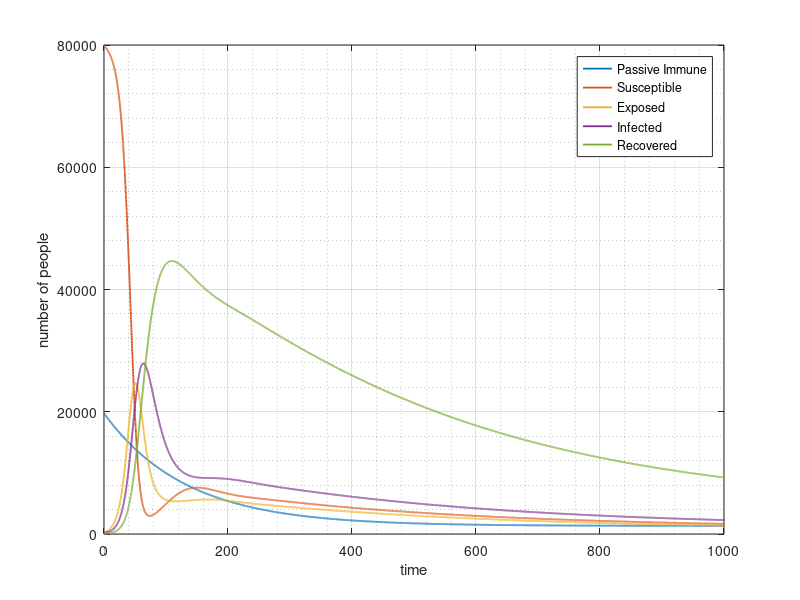

This figure's MATLAB source:
close all;
clear all;

total = 2500; % no of days
dt = 0.1; % time step
N = 100000; % initial population

mu1 = 0.002; % natural death of uninfected
mu2 = 0.004; % death of infected
beta = 0.5; % susceptible to exposed
epsilon = 1 / 12; % exposed to infected 
gamma = 1 / 21; % infected to recovered 
delta =  1 / 180; % immune to susceptible
rho = 1 / 90; % recovered to susceptible
B = 10; % birth per day

iter = total / dt + 1;  % number of iterations

t = zeros(iter, 1);
M = zeros(iter, 1); %passive immune
S = zeros(iter, 1); %susceptible
E = zeros(iter, 1); %Exposed
I = zeros(iter, 1); %infected
R = zeros(iter, 1); %recovered
D = zeros(iter, 1); %dead

S(1) = 0.8 * N; 
I(1) = 270;
M(1) = N - S(1) - I(1);


for i = 2 : iter
    N = M(i - 1) + S(i - 1) + E(i - 1) + I(i - 1) + R(i - 1);
    M(i) = M(i - 1) + dt * (B - (delta + mu1) * M(i - 1));
    S(i) = S(i - 1) + dt * (B - mu1 * S(i - 1) + delta * M(i - 1) - ((beta * S(i - 1) * I(i - 1)) / N )+ rho * R(i - 1));
    E(i) = E(i - 1) + dt * ( ((beta * S(i - 1) * I(i - 1)) / N) - (epsilon + mu2) * E(i - 1));
    I(i) = I(i - 1) + dt * (epsilon * E(i - 1) - (gamma + mu2) * I(i - 1));
    R(i) = R(i - 1) + dt * (gamma * I(i - 1) - (rho + mu1) * R(i - 1));
    D(i) = D(i - 1) + dt * (mu1* M(i-1)) + (mu1*S(i-1))+ (mu1*R(i-1)) + (mu2 * (E(i-1)+I(i-1)));
    t(i) = t(i - 1) + dt;
end

plot(t, M, 'Linewidth', 1.3);
hold on
plot(t, S, 'Linewidth', 1.3);
hold on
plot(t, E, 'Linewidth', 1.3);
hold on
plot(t, I, 'Linewidth', 1.3);
hold on
plot(t, R, 'Linewidth', 1.3);
%hold on
%plot(t, D, 'Linewidth', 1.3);
legend("Passive Immune","Susceptible","Exposed","Infected","Recovered");
grid on;
grid minor;
xlabel("time");
ylabel("number of people")
xlim([0, 1000]);

m=M(total / dt + 1,1)
s=S(total / dt + 1,1)
e=E(total / dt + 1,1)
i=I(total / dt + 1,1)
r=R(total / dt + 1,1)
d=D(total / dt + 1,1)

